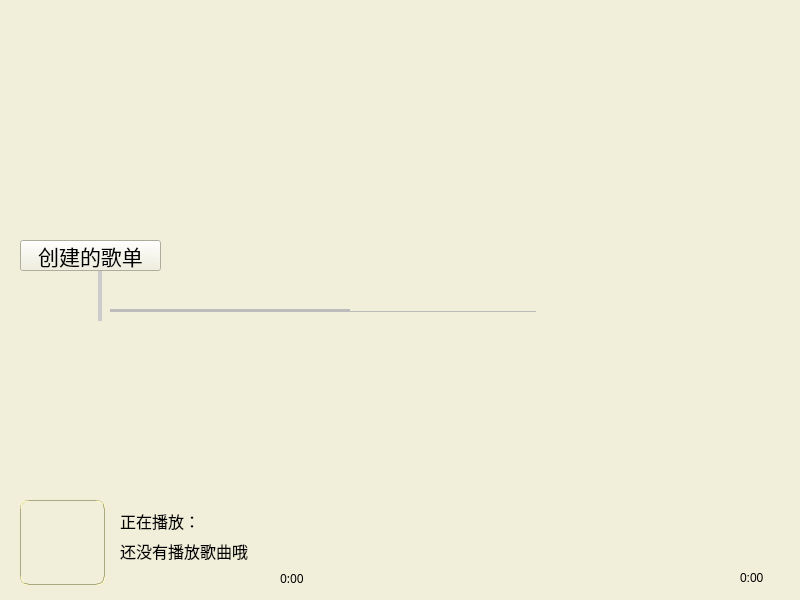
<?xml version="1.0" encoding="UTF-8"?>
<ui version="4.0">
 <class>MainWindow</class>
 <widget class="QMainWindow" name="MainWindow">
  <property name="geometry">
   <rect>
    <x>0</x>
    <y>0</y>
    <width>800</width>
    <height>600</height>
   </rect>
  </property>
  <property name="acceptDrops">
   <bool>true</bool>
  </property>
  <property name="windowTitle">
   <string>MainWindow</string>
  </property>
  <property name="styleSheet">
   <string notr="true">background-color: rgb(241, 239, 218);
</string>
  </property>
  <widget class="QWidget" name="centralwidget">
   <widget class="QSlider" name="song_slider">
    <property name="geometry">
     <rect>
      <x>100</x>
      <y>300</y>
      <width>441</width>
      <height>21</height>
     </rect>
    </property>
    <property name="acceptDrops">
     <bool>true</bool>
    </property>
    <property name="styleSheet">
     <string notr="true">
QSlider{
border-color: #bcbcbc;
}
QSlider::groove:horizontal { border: 1px solid #999999; height: 1px; margin: 0px 0; left: 5px; right: 5px; }
QSlider::handle:horizontal { border: 0px ;  width: 15px; margin: -7px -7px -7px -7px; }

QSlider::add-page:horizontal{ background: qlineargradient(spread:pad, x1:0, y1:1, x2:0, y2:0, stop:0 #bcbcbc, stop:0.25 #bcbcbc, stop:0.5 #bcbcbc, stop:1 #bcbcbc); } 

QSlider::sub-page:horizontal{ background: qlineargradient(spread:pad, x1:0, y1:1, x2:0, y2:0, stop:0 #439cf3, stop:0.25 #439cf3, stop:0.5 #439cf3, stop:1 #439cf3); }</string>
    </property>
    <property name="orientation">
     <enum>Qt::Horizontal</enum>
    </property>
   </widget>
   <widget class="QSlider" name="verticalSlider">
    <property name="geometry">
     <rect>
      <x>90</x>
      <y>270</y>
      <width>20</width>
      <height>51</height>
     </rect>
    </property>
    <property name="styleSheet">
     <string notr="true">QSlider{
    border-color: #cbcbcb; } QSlider::groove:vertical { background: #cbcbcb; width: 6px; border-radius: 1px; padding-left:-1px; padding-right:-1px; padding-top:-1px; padding-bottom:-1px; } QSlider::sub-page:vertical { background: #cbcbcb; border-radius: 2px; } QSlider::add-page:vertical { background: qlineargradient(x1:0, y1:0, x2:0, y2:1, stop:0 #439cf4, stop:1 #439cf4); background: qlineargradient(x1: 0, y1: 0.2, x2: 1, y2: 1, stop: 0 #439cf4, stop: 1 #439cf4); width: 10px; border-radius: 2px; } QSlider::handle:vertical { border-image: url(:/NiceTalk/Images/Setting/volume_nor.png); margin: -2px -7px -2px -7px; height: 17px; } </string>
    </property>
    <property name="orientation">
     <enum>Qt::Vertical</enum>
    </property>
   </widget>
   <widget class="QWidget" name="widget" native="true">
    <property name="geometry">
     <rect>
      <x>350</x>
      <y>180</y>
      <width>231</width>
      <height>131</height>
     </rect>
    </property>
   </widget>
   <widget class="QListWidget" name="MusicList">
    <property name="geometry">
     <rect>
      <x>320</x>
      <y>80</y>
      <width>700</width>
      <height>450</height>
     </rect>
    </property>
    <property name="font">
     <font>
      <family>楷体</family>
      <pointsize>16</pointsize>
      <weight>50</weight>
      <bold>false</bold>
     </font>
    </property>
    <property name="acceptDrops">
     <bool>true</bool>
    </property>
    <property name="styleSheet">
     <string notr="true">background-color:transparent</string>
    </property>
    <property name="sortingEnabled">
     <bool>true</bool>
    </property>
   </widget>
   <widget class="QLabel" name="playTime">
    <property name="geometry">
     <rect>
      <x>280</x>
      <y>570</y>
      <width>31</width>
      <height>16</height>
     </rect>
    </property>
    <property name="font">
     <font>
      <family>楷体</family>
     </font>
    </property>
    <property name="text">
     <string>0:00</string>
    </property>
   </widget>
   <widget class="QLabel" name="musicTime">
    <property name="geometry">
     <rect>
      <x>740</x>
      <y>570</y>
      <width>31</width>
      <height>16</height>
     </rect>
    </property>
    <property name="text">
     <string>0:00</string>
    </property>
   </widget>
   <widget class="QListWidget" name="collect">
    <property name="geometry">
     <rect>
      <x>320</x>
      <y>80</y>
      <width>781</width>
      <height>451</height>
     </rect>
    </property>
    <property name="font">
     <font>
      <family>楷体</family>
      <pointsize>16</pointsize>
      <weight>50</weight>
      <bold>false</bold>
     </font>
    </property>
    <property name="acceptDrops">
     <bool>true</bool>
    </property>
    <property name="styleSheet">
     <string notr="true">background-color:transparent</string>
    </property>
   </widget>
   <widget class="QListWidget" name="like">
    <property name="geometry">
     <rect>
      <x>320</x>
      <y>80</y>
      <width>781</width>
      <height>451</height>
     </rect>
    </property>
    <property name="font">
     <font>
      <family>楷体</family>
      <pointsize>16</pointsize>
      <weight>50</weight>
      <bold>false</bold>
     </font>
    </property>
    <property name="acceptDrops">
     <bool>true</bool>
    </property>
    <property name="styleSheet">
     <string notr="true">background-color:transparent</string>
    </property>
   </widget>
   <widget class="QListWidget" name="songLibrary">
    <property name="geometry">
     <rect>
      <x>20</x>
      <y>80</y>
      <width>200</width>
      <height>140</height>
     </rect>
    </property>
    <property name="font">
     <font>
      <family>楷体</family>
      <pointsize>17</pointsize>
     </font>
    </property>
    <property name="styleSheet">
     <string notr="true">background-color:transparent</string>
    </property>
   </widget>
   <widget class="QLabel" name="picLabel">
    <property name="geometry">
     <rect>
      <x>20</x>
      <y>500</y>
      <width>85</width>
      <height>85</height>
     </rect>
    </property>
    <property name="styleSheet">
     <string notr="true">border:0.5px groove #aaaa7f ;border-radius:8px;padding:1px 2px</string>
    </property>
    <property name="text">
     <string/>
    </property>
    <property name="pixmap">
     <pixmap resource="res.qrc">:/image/pic.png</pixmap>
    </property>
    <property name="scaledContents">
     <bool>true</bool>
    </property>
   </widget>
   <widget class="QLabel" name="label">
    <property name="geometry">
     <rect>
      <x>120</x>
      <y>510</y>
      <width>91</width>
      <height>21</height>
     </rect>
    </property>
    <property name="font">
     <font>
      <family>Adobe 楷体 Std R</family>
      <pointsize>12</pointsize>
      <weight>50</weight>
      <italic>false</italic>
      <bold>false</bold>
     </font>
    </property>
    <property name="styleSheet">
     <string notr="true">
font: 12pt &quot;Adobe 楷体 Std R&quot;;</string>
    </property>
    <property name="text">
     <string>正在播放：</string>
    </property>
   </widget>
   <widget class="QLabel" name="name">
    <property name="geometry">
     <rect>
      <x>120</x>
      <y>535</y>
      <width>201</width>
      <height>31</height>
     </rect>
    </property>
    <property name="font">
     <font>
      <family>Adobe 楷体 Std R</family>
      <pointsize>12</pointsize>
      <weight>50</weight>
      <italic>false</italic>
      <bold>false</bold>
     </font>
    </property>
    <property name="styleSheet">
     <string notr="true">font: 12pt &quot;Adobe 楷体 Std R&quot;;</string>
    </property>
    <property name="text">
     <string>还没有播放歌曲哦</string>
    </property>
   </widget>
   <widget class="QWidget" name="LyricsWidget" native="true">
    <property name="geometry">
     <rect>
      <x>250</x>
      <y>40</y>
      <width>781</width>
      <height>451</height>
     </rect>
    </property>
    <property name="styleSheet">
     <string notr="true">background-color:transparent</string>
    </property>
    <widget class="QLabel" name="D3">
     <property name="geometry">
      <rect>
       <x>170</x>
       <y>380</y>
       <width>501</width>
       <height>31</height>
      </rect>
     </property>
     <property name="font">
      <font>
       <pointsize>14</pointsize>
       <weight>75</weight>
       <bold>true</bold>
      </font>
     </property>
     <property name="text">
      <string/>
     </property>
    </widget>
    <widget class="QLabel" name="U3">
     <property name="geometry">
      <rect>
       <x>170</x>
       <y>20</y>
       <width>700</width>
       <height>35</height>
      </rect>
     </property>
     <property name="font">
      <font>
       <pointsize>14</pointsize>
       <weight>75</weight>
       <bold>true</bold>
      </font>
     </property>
     <property name="styleSheet">
      <string notr="true">color: rgb(150, 150, 150);</string>
     </property>
     <property name="text">
      <string/>
     </property>
    </widget>
    <widget class="QLabel" name="U2">
     <property name="geometry">
      <rect>
       <x>170</x>
       <y>80</y>
       <width>700</width>
       <height>35</height>
      </rect>
     </property>
     <property name="font">
      <font>
       <pointsize>14</pointsize>
       <weight>75</weight>
       <bold>true</bold>
      </font>
     </property>
     <property name="text">
      <string/>
     </property>
    </widget>
    <widget class="QLabel" name="U1">
     <property name="geometry">
      <rect>
       <x>170</x>
       <y>140</y>
       <width>700</width>
       <height>35</height>
      </rect>
     </property>
     <property name="font">
      <font>
       <pointsize>14</pointsize>
       <weight>75</weight>
       <bold>true</bold>
      </font>
     </property>
     <property name="text">
      <string/>
     </property>
    </widget>
    <widget class="QLabel" name="U0">
     <property name="geometry">
      <rect>
       <x>170</x>
       <y>200</y>
       <width>700</width>
       <height>35</height>
      </rect>
     </property>
     <property name="font">
      <font>
       <pointsize>14</pointsize>
       <weight>75</weight>
       <bold>true</bold>
      </font>
     </property>
     <property name="text">
      <string/>
     </property>
    </widget>
    <widget class="QLabel" name="D1">
     <property name="geometry">
      <rect>
       <x>170</x>
       <y>260</y>
       <width>700</width>
       <height>35</height>
      </rect>
     </property>
     <property name="font">
      <font>
       <pointsize>14</pointsize>
       <weight>75</weight>
       <bold>true</bold>
      </font>
     </property>
     <property name="text">
      <string/>
     </property>
    </widget>
    <widget class="QLabel" name="D2">
     <property name="geometry">
      <rect>
       <x>170</x>
       <y>320</y>
       <width>700</width>
       <height>35</height>
      </rect>
     </property>
     <property name="font">
      <font>
       <pointsize>14</pointsize>
       <weight>75</weight>
       <bold>true</bold>
      </font>
     </property>
     <property name="text">
      <string/>
     </property>
    </widget>
   </widget>
   <widget class="QPushButton" name="skin">
    <property name="geometry">
     <rect>
      <x>930</x>
      <y>5</y>
      <width>31</width>
      <height>31</height>
     </rect>
    </property>
    <property name="text">
     <string/>
    </property>
    <property name="icon">
     <iconset resource="res.qrc">
      <normaloff>:/image/skin.png</normaloff>:/image/skin.png</iconset>
    </property>
    <property name="flat">
     <bool>true</bool>
    </property>
   </widget>
   <widget class="QPushButton" name="about">
    <property name="geometry">
     <rect>
      <x>980</x>
      <y>5</y>
      <width>31</width>
      <height>31</height>
     </rect>
    </property>
    <property name="text">
     <string/>
    </property>
    <property name="icon">
     <iconset resource="res.qrc">
      <normaloff>:/image/about.png</normaloff>:/image/about.png</iconset>
    </property>
    <property name="flat">
     <bool>true</bool>
    </property>
   </widget>
   <widget class="QPushButton" name="create">
    <property name="geometry">
     <rect>
      <x>20</x>
      <y>240</y>
      <width>141</width>
      <height>31</height>
     </rect>
    </property>
    <property name="font">
     <font>
      <family>Adobe 楷体 Std R</family>
      <pointsize>16</pointsize>
      <weight>50</weight>
      <italic>false</italic>
      <bold>false</bold>
     </font>
    </property>
    <property name="styleSheet">
     <string notr="true">font: 16pt &quot;Adobe 楷体 Std R&quot;;</string>
    </property>
    <property name="text">
     <string>创建的歌单</string>
    </property>
    <property name="icon">
     <iconset resource="res.qrc">
      <normaloff>:/image/create.png</normaloff>:/image/create.png</iconset>
    </property>
   </widget>
   <widget class="QListWidget" name="create_list">
    <property name="geometry">
     <rect>
      <x>30</x>
      <y>280</y>
      <width>160</width>
      <height>180</height>
     </rect>
    </property>
    <property name="font">
     <font>
      <pointsize>13</pointsize>
     </font>
    </property>
    <property name="styleSheet">
     <string notr="true">background-color:transparent</string>
    </property>
    <property name="selectionRectVisible">
     <bool>false</bool>
    </property>
   </widget>
  </widget>
  <widget class="QMenuBar" name="menubar">
   <property name="geometry">
    <rect>
     <x>0</x>
     <y>0</y>
     <width>800</width>
     <height>21</height>
    </rect>
   </property>
  </widget>
 </widget>
 <resources>
  <include location="res.qrc"/>
 </resources>
 <connections/>
</ui>
